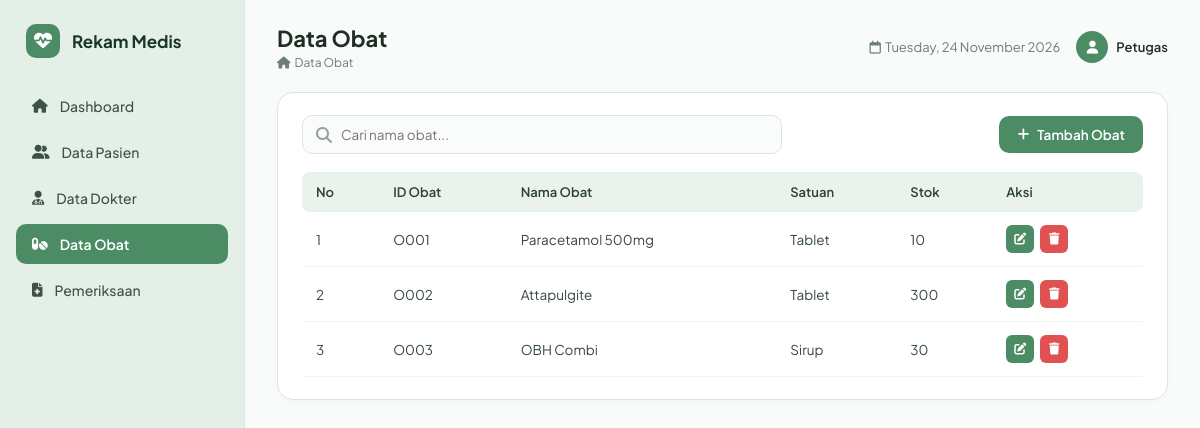
/obat.php, run on the app's committed database.
### tables this page shows
CREATE TABLE `obat` (
  `id_obat` int(11) NOT NULL,
  `nama_obat` varchar(100) NOT NULL,
  `satuan` varchar(30) NOT NULL,
  `stok` int(11) NOT NULL
);

### obat.php (the view, shortened to what this page needs)
<?php
include 'koneksi.php';
include 'layout.php';
$aksi = $_GET['aksi'] ?? 'list';
if ($aksi == 'tambah' || $aksi == 'edit'):
    $edit = ['id_obat'=>'', 'nama_obat'=>'', 'satuan'=>'', 'stok'=>''];
    $judul_form = ($aksi == 'edit') ? "Edit Obat" : "Tambah Obat";
    if ($aksi == 'edit' && isset($_GET['id'])) {
        $id = mysqli_real_escape_string($koneksi, $_GET['id']);
        $edit = mysqli_fetch_assoc(mysqli_query($koneksi, "SELECT * FROM obat WHERE id_obat='$id'"));
    }
    header_layout($judul_form, "Data Obat &nbsp;>&nbsp; $judul_form", "obat");
?>
    <div class="card-box">
        <form method="POST">
            <input type="hidden" name="id_obat" value="<?= $edit['id_obat'] ?>">
            <div class="form-grid">
                <div class="form-group form-full">
                    <label>Nama Obat</label>
                    <input type="text" name="nama_obat" value="<?= htmlspecialchars($edit['nama_obat']) ?>" placeholder="Contoh: Paracetamol" required>
                </div>
                <div class="form-group">
                    <label>Satuan</label>
                    <input type="text" name="satuan" value="<?= htmlspecialchars($edit['satuan']) ?>" placeholder="Tablet, Kapsul, Sirup" required>
                </div>
                <div class="form-group">
                    <label>Stok</label>
                    <input type="number" name="stok" value="<?= htmlspecialchars($edit['stok']) ?>" placeholder="Jumlah stok" required>
                </div>
            </div>
            <div class="form-actions">
                <a href="obat.php" class="btn btn-secondary">Batal</a>
                <button type="submit" name="simpan" class="btn btn-primary"><i class="fa-solid fa-floppy-disk"></i> Simpan</button>
            </div>
        </form>
    </div>
<?php
else:
    $cari = $_GET['cari'] ?? '';
    $cari_esc = mysqli_real_escape_string($koneksi, $cari);
    $where = $cari ? "WHERE nama_obat LIKE '%$cari_esc%'" : "";
?>
    <div class="card-box">
        <div class="card-header">
            <form method="GET" class="search-box">
                <i class="fa-solid fa-magnifying-glass"></i>
                <input type="text" name="cari" value="<?= htmlspecialchars($cari) ?>" placeholder="Cari nama obat...">
            </form>
            <a href="obat.php?aksi=tambah" class="btn btn-primary"><i class="fa-solid fa-plus"></i> Tambah Obat</a>
        </div>
        <table>
            <thead>
                <tr>
                    <th>No</th><th>ID Obat</th><th>Nama Obat</th><th>Satuan</th><th>Stok</th><th>Aksi</th>
                </tr>
            </thead>
            <tbody>
                <?php
                $no = 1;
                $q = mysqli_query($koneksi, "SELECT * FROM obat $where ORDER BY id_obat ASC");
                while ($row = mysqli_fetch_assoc($q)):
                ?>
                <tr>
                    <td><?= $no ?></td>
                    <td>O<?= str_pad($no, 3, '0', STR_PAD_LEFT) ?></td>
                    <td><?= htmlspecialchars($row['nama_obat']) ?></td>
                    <td><?= htmlspecialchars($row['satuan']) ?></td>
                    <td><?= $row['stok'] ?></td>
                    <td>
                        <div class="action-group">
                            <a href="obat.php?aksi=edit&id=<?= $row['id_obat'] ?>" class="act-btn act-edit" title="Edit"><i class="fa-solid fa-pen-to-square"></i></a>
                            <a href="obat.php?hapus=<?= $row['id_obat'] ?>" class="act-btn act-del" title="Hapus" onclick="return confirm('Yakin hapus data obat ini?')"><i class="fa-solid fa-trash"></i></a>
                        </div>
                    </td>
                </tr>
                <?php $no++; endwhile; ?>
            </tbody>
        </table>
    </div>
<?php endif; footer_layout(); ?>

### style.css (style rules this page uses)
:root { --primary: #4c8c64; --primary-dark: #3b7250; --sage-bg: #eef5f0; --sage-sidebar: #e3efe7; --sage-card: #d9eae0; --text-dark: #1f2d24; --text-muted: #6c7d73; --border-color: #dce6df; --white: #ffffff; }
* { box-sizing: border-box; margin: 0; padding: 0; font-family: 'Plus Jakarta Sans', sans-serif; }
body { background-color: #f4f8f5; color: var(--text-dark); }
.card-box { background: var(--white); border-radius: 16px; padding: 22px 24px; border: 1px solid var(--border-color); box-shadow: 0 2px 10px rgba(0,0,0,0.02); }
.card-header { display: flex; justify-content: space-between; align-items: center; margin-bottom: 18px; gap: 12px; }
.search-box { position: relative; flex: 1; max-width: 480px; }
.search-box i { position: absolute; left: 14px; top: 50%; transform: translateY(-50%); color: #8fa396; }
.search-box input { width: 100%; padding: 10px 14px 10px 38px; border: 1px solid var(--border-color); border-radius: 10px; font-size: 13.5px; background: #f9fcfa; outline: none; }
.btn { padding: 10px 18px; border-radius: 10px; font-size: 13.5px; font-weight: 600; text-decoration: none; border: none; cursor: pointer; display: inline-flex; align-items: center; gap: 8px; }
.btn-primary { background: var(--primary); color: white; }
table { width: 100%; border-collapse: collapse; }
thead th { background: #e9f2ec; color: #2b4234; font-weight: 600; font-size: 13px; padding: 12px 14px; text-align: left; }
thead th:first-child { border-radius: 8px 0 0 8px; }
thead th:last-child { border-radius: 0 8px 8px 0; }
tbody td { padding: 13px 14px; font-size: 13.5px; border-bottom: 1px solid #eff5f1; color: #34473b; }
.action-group { display: flex; gap: 6px; }
.act-btn { width: 28px; height: 28px; border-radius: 6px; display: inline-flex; align-items: center; justify-content: center; color: white; text-decoration: none; font-size: 12px; }
.act-edit { background: #4c8c64; }
.act-del { background: #e05252; }

### data on the page
obat: no "001", nama_obat "Paracetamol 500mg", satuan "Tablet", stok "10"
obat: no "002", nama_obat "Attapulgite", satuan "Tablet", stok "300"
obat: no "003", nama_obat "OBH Combi", satuan "Sirup", stok "30"

### other printed values
$judul "Data Obat"
$breadcrumb "Data Obat"
